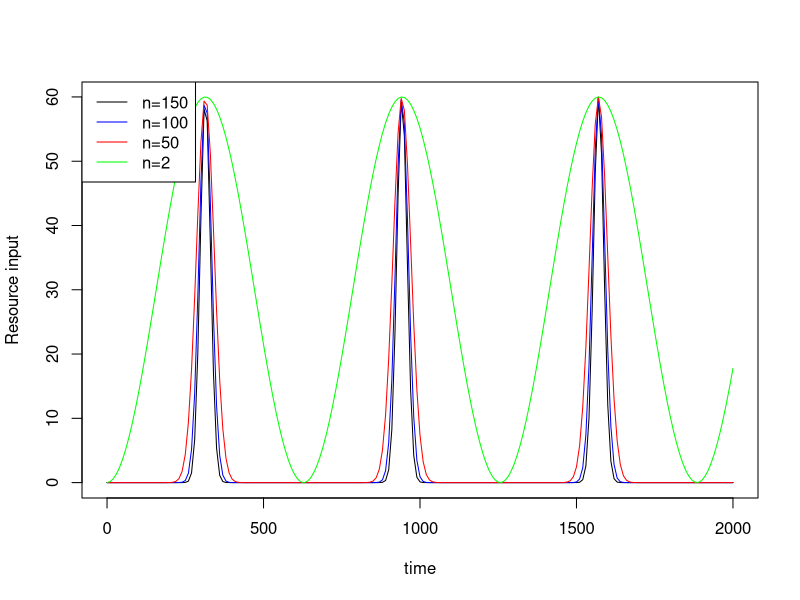
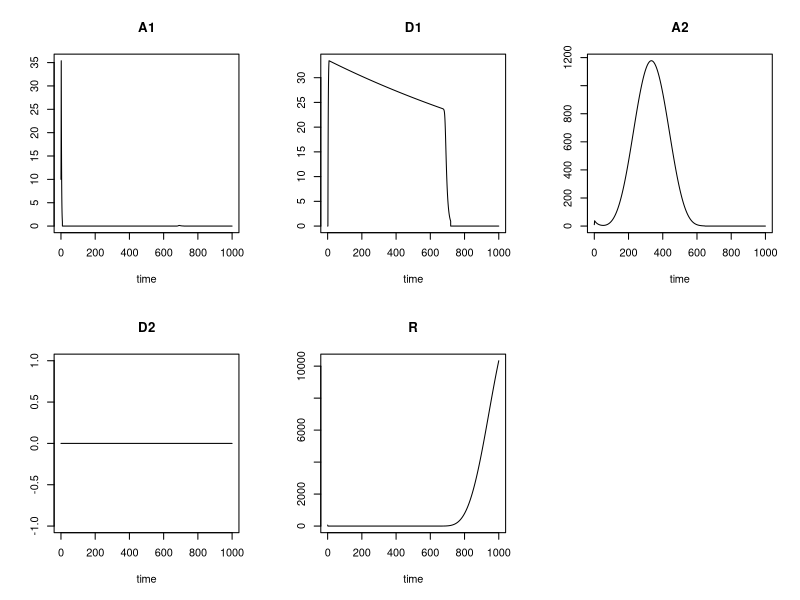
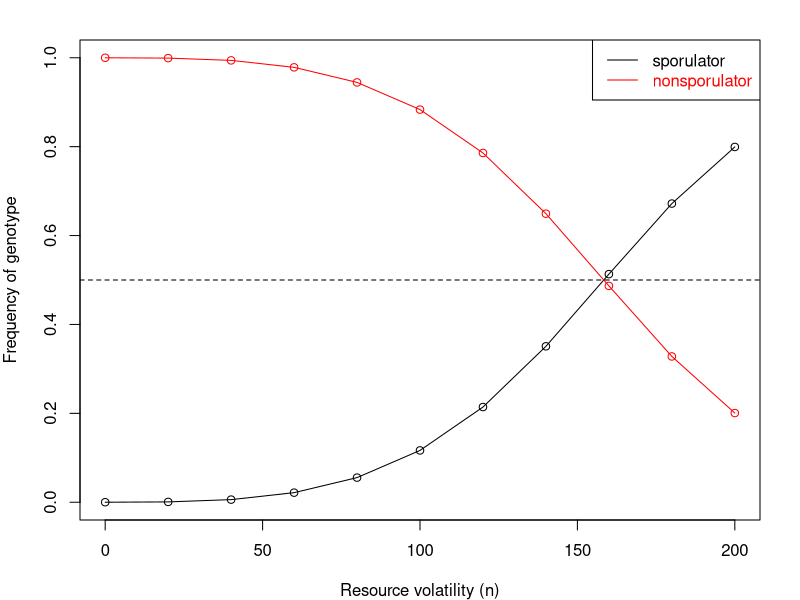
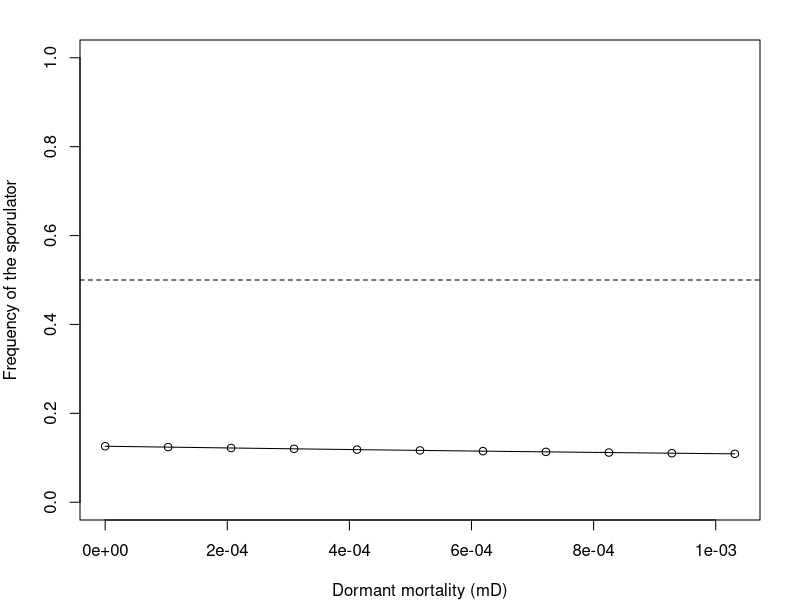

Generate these figures, in order, with R: (Note: this script raises an error after producing the figures.)
#Section 1: Basic pre-requisites, description of parameters, and parameter values ####

#Clear environment
rm(list=ls())
#Necessary libraries
library(deSolve)

#Explanation of parameters and values used

# extinction threshold
extinct = 1

#Efficiency of converting resources to bacteria
e_default = 1

#Maximum consumption rate of resources by bacteria
cmax_default = 1

#Half-saturation constant of resource uptake by bacteria
h_default = 5

#Maximum rate at which active bacteria of strain i transition to dormancy.
#Strain w does not exhibit dormancy under these parameters.
rad1_default = 0.5
rad2_default = 0

#Maximum rate at which dormant bacteria of strain i resuscitate
rda1_default = 0.1
rda2_default = 0

#Steepness of transition rate's dependence on resources
w_default = 5

#Half-saturation constant for transition from active to dormant 
#or vice versa for genotype i
K1_default = 5
K2_default = 5 

#Example plot showing the effect of this m parameter
#Example vector of resources
R1 = seq(from=0,to=10,by=0.1)

#plot(R1,1-rad1_default*R1^2/(R1^2+K1_default^2),type="l",ylim=c(.5,1),xlab="Resources",ylab="Rate of Transition from Active to Dormant")
#points(R1,1-rad1_default*R1^4/(R1^4+K1_default^4),type="l",col="blue")
#points(R1,1-rad1_default*R1^8/(R1^8+K1_default^8),type="l",col="red")
#points(R1,1-rad1_default*R1^16/(R1^16+K1_default^16),type="l",col="green")
#legend(7,.9,lty=1,col=c("black","blue","red","green"),legend=c("w=2","w=4","w=6","w=8","w=16"))

#plot(R1,rad1_default*R1^2/(R1^2+K1_default^2),type="l",ylim=c(0,.5),xlab="Resources",ylab="Rate of Transition from Dormant to Active")
#points(R1,rad1_default*R1^4/(R1^4+K1_default^4),type="l",col="blue")
#points(R1,rad1_default*R1^8/(R1^8+K1_default^8),type="l",col="red")
#points(R1,rad1_default*R1^16/(R1^16+K1_default^16),type="l",col="green")
#legend(7,.25,lty=1,col=c("black","blue","red","green"),legend=c("w=2","w=4","w=6","w=8","w=16"))

#Background mortality rate of active bacteria or dormant bacteria
mA_default = 0.05
mD_default = 5.1565e-4

#Maximum rate of inflow of resources
Rmax_default = 60


#This parameter determines the sharpness of resources influx peaks. This parameter
#should be even so that sin(t/200)^n is always non-negative and thus resource influx
#is never negative.
n_default = 100

#Plot to show the effect of the parameter n
#Example time series
times_ex = seq(from=0,to=2000,by=10)

par(mfrow=c(1,1))
plot(times_ex,Rmax_default*sin(times_ex/200)^150,type="l",col="black", ylab = "Resource input", xlab="time")
points(times_ex,Rmax_default*sin(times_ex/200)^100,type="l",col="blue")
points(times_ex,Rmax_default*sin(times_ex/200)^50,type="l",col="red")
points(times_ex,Rmax_default*sin(times_ex/200)^2,type="l",col="green")
legend("topleft",lty=1,col=c("black","blue","red","green"),legend=c("n=150","n=100","n=50","n=2"))

#Define a vector of time values over which to simulate
# times=seq(from=0,to=60000,by=10)
times=seq(from=0,to=1000,by=0.1)

#Section 2: System of differential equations ####

#Define dormancy and competition model. The differential equation is a function
#of time, a vector of state variables (y), and parameters
Dorm = function(t,y,params){
  #Tell R what the 5 state variables are.
  A1 = y[1]; D1 = y[2]; A2 = y[3]; D2 = y[4]; R = y[5]
  with(
    as.list(params),
    {

      #Define the equation governing the rate of change of each state variable
      # dA1 = e*cmax*A1*R/(R+h)-rad1*(1-R^w/(R^w+K1^w))*A1+rda1*R^w/(R^w+K1^w)*D1-mA*A1
      # dD1 = rad1*(1-R^w/(R^w+K1^w))*A1-rda1*R^w/(R^w+K1^w)*D1-mD*D1
      # dA2 = e*cmax*A2*R/(R+h)-rad2*(1-R^w/(R^w+K2^w))*A2+rda2*R^w/(R^w+K2^w)*D2-mA*A2
      # dD2 = rad2*(1-R^w/(R^w+K2^w))*A2-rda2*R^w/(R^w+K2^w)*D2-mD*D2
      dA1 = e*cmax*A1*R/(R+h)-rad1*(1-R^w/(R^w+K1^w))*A1+rda1*R^w/(R^w+K1^w)*D1-mA*A1
      dD1 = rad1*(1-R^w/(R^w+K1^w))*A1-rda1*R^w/(R^w+K1^w)*D1-mD*D1
      dA2 = e*cmax*A2*R/(R+h)-rad2*(1-R^w/(R^w+K2^w))*A2+rda2*R^w/(R^w+K2^w)*D2-mA*A2
      dD2 = rad2*(1-R^w/(R^w+K2^w))*A2-rda2*R^w/(R^w+K2^w)*D2-mD*D2
      #Resource influx oscillates through time. A peak in resource influx occurs 
      #every few hundred time units
      dR = Rmax*sin(t/200)^n-cmax*A1*R/(R+h)-cmax*A2*R/(R+h)
      res = c(dA1,dD1,dA2,dD2,dR)
      list(res)
    }
  )
}
# 
# rootfunc <- function(t, y, params){
#   return(y[3] - 1)
# }
# 
# eventfunc <- function(t, y, params){
#   y[3] = 0
#   return(y)
# }

eventfunc <- function(t, y, parms){
  # with(as.list(y), {
    if(y[1] < 1) y[1] <- 0
    if(y[2] < 1) y[2] <- 0
    if(y[3] < 1) y[3] <- 0
    if(y[4] < 1) y[4] <- 0
    return(y)
  # })
}


#Section 3: Calculation of parameter effect ####
#Vector of parameter values
parameter_values<-c(e_default,cmax_default,h_default,rad1_default,rad2_default,rda1_default,rda2_default,w_default,K1_default,K2_default,mA_default,mD_default,Rmax_default,n_default)

Dorm_output1=lsoda(c(A1=10,D1=0,A2=10,D2=0,R=Rmax_default),times,Dorm,
                   parm = c(e=e_default,cmax=cmax_default,h=h_default,
                             rad1=rad1_default,rad2=rad2_default,rda1=rda1_default,rda2=rda2_default,
                             w=w_default,K1=K1_default,K2=K2_default,mA=mA_default,mD=mD_default,
                             Rmax=Rmax_default,n=4),
                   # rootfun = rootfunc, 
                   events = list(func = eventfunc, root = F, time = times))
plot(Dorm_output1)

tail(Dorm_output1)
#The only input, N, is the number of which parameter you want to explore. The indexes (NOT PARAMETER VALUES) correspond to each parameter are below.
#Indexes: e = 1, cmax = 2, h = 3, rad1 = 4, rad2 = 5, rda1 = 6, rda2 = 7, w = 8, K1 = 9, K2 = 10, mA = 11, mD = 12, Rmax = 13, n = 14
################################
parameter_exploration<-function(N){
#Generate the range of parameter values used
parameter_range<-seq(0,parameter_values[N]*2,parameter_values[N]/5)
frequency_output<-array(NA,dim=length(parameter_range))
for(i in 1:length(parameter_range)){
  print(paste("Run",i,"of",length(parameter_range)))
Dorm_output1=lsoda(c(A1=1,D1=0,A2=1,D2=0,R=Rmax_default),times,Dorm,
                c(e=ifelse(N==1,parameter_range[i],e_default),cmax=ifelse(N==2,parameter_range[i],cmax_default),h=ifelse(N==3,parameter_range[i],h_default),rad1=ifelse(N==4,parameter_range[i],rad1_default),rad2=ifelse(N==5,parameter_range[i],rad2_default),rda1=ifelse(N==6,parameter_range[i],rda1_default),rda2=ifelse(N==7,parameter_range[i],rda2_default),w=ifelse(N==8,parameter_range[i],w_default),K1=ifelse(N==9,parameter_range[i],K1_default),K2=ifelse(N==10,parameter_range[i],K2_default),mA=ifelse(N==11,parameter_range[i],mA_default),mD=ifelse(N==12,parameter_range[i],mD_default),Rmax=ifelse(N==13,parameter_range[i],Rmax_default),n=ifelse(N==14,parameter_range[i],n_default)))
frequency_output[i]=mean(Dorm_output1[round(.7*length(times),digits=0):length(times),2])/(mean(Dorm_output1[round(.7*length(times),digits=0):length(times),2])+mean(Dorm_output1[round(.7*length(times),digits=0):length(times),4]))
}
return(cbind(parameter_range,frequency_output))
}

#Section 4: Input required for final output ####

#The only input, N, is the number of which parameter you want to explore. The indexes (NOT PARAMETER VALUES) correspond to each parameter are below.
#Indexes: e = 1, cmax = 2, h = 3, rad1 = 4, 
#         rad2 = 5, rda1 = 6, rda2 = 7, w = 8, 
#         K1 = 9, K2 = 10, mA = 11, mD = 12, Rmax = 13, n = 14

#This input is passed to the parameter_exploration function which returns a table with two columns.
#The first column is the range of parameter values used. The second column holds the corresponding
#frequency of the sporulator clone in the active population that results from those parameter values.

#Example of exploring the effect of mD, which is parameter 12.
mD_output<-parameter_exploration(14)
par(mfrow=c(1,1),mar=c(4,4,2,2))
plot(mD_output[,1],mD_output[,2],xlab="Resource volatility (n)",ylab="Frequency of genotype",type='l',ylim = c(0,1))
points(mD_output[,1],mD_output[,2])
points(mD_output[,1],1-mD_output[,2], col="red", type='l')
points(mD_output[,1],1-mD_output[,2], col="red")
abline(h=0.5, lty=2)
legend("topright",lty=1,col=c("black","red"),legend=c("sporulator", "nonsporulator"), text.col=c("black","red"))



mD_output<-parameter_exploration(12)
par(mfrow=c(1,1),mar=c(4,4,2,2))
plot(mD_output[,1],mD_output[,2],ylim = c(0,1),
     xlab="Dormant mortality (mD)",ylab="Frequency of the sporulator",type='l')
points(mD_output[,1],mD_output[,2])
abline(h=0.5, lty=2)

####################################
# explore all paramaeters
param.names <- c("e","cmax","h","rad1","rad2","rda1","rda2","w","K1","K2","mA","mD","Rmax","n")
for(i in 12:length(param.names)){
  mD_output<-parameter_exploration(i)
  par(mfrow=c(1,1),mar=c(4,4,2,2))
  pdf(file = paste0("../figures/param_explorer/",param.names[i],".pdf"))
  plot(mD_output[,1],mD_output[,2],ylim = c(0,1),
       xlab=param.names[i],ylab="Frequency of the sporulator",type='l')
  points(mD_output[,1],mD_output[,2])
  points(mD_output[which(mD_output[,1]==parameter_values[i]),1],mD_output[which(mD_output[,1]==parameter_values[i]),2], pch=19)
  abline(h=0.5, lty=2)
  dev.off()
}

######
####################################
# dynamics with default values
Dorm_output1=euler(c(A1=10,D1=0,A2=10,D2=0,R=Rmax_default),times,Dorm,
                   parms = c(e=e_default,cmax=cmax_default,h=h_default,
                             rad1=rad1_default,rad2=rad2_default,rda1=rda1_default,rda2=rda2_default,
                             w=w_default,K1=K1_default,K2=K2_default,mA=mA_default,mD=mD_default,
                             Rmax=Rmax_default,n=6))
plot(Dorm_output1)
# par(mfrow=c(1,1))
# hist(Dorm_output1[,'A1'])
A1A2.sum <- apply(Dorm_output1[,c('A1','A2')], 1, sum)
freq.A1 <- Dorm_output1[,'A1']/A1A2.sum 
par(mfrow=c(2,3))
for(i in 2:6){
  plot(Dorm_output1[,1], Dorm_output1[,i], type="l", main=colnames(Dorm_output1)[i], xlab = "time", ylab=colnames(Dorm_output1)[i])
}
plot(Dorm_output1[,1],freq.A1 , type="l", main='A1/A1+A2', xlab = "time", ylab='A1/A1+A2', ylim=c(0,1))

#plot the last tx time steps
tx <- c(floor(nrow( Dorm_output1)*0.95):nrow( Dorm_output1))
par(mfrow=c(2,3))
for(i in c(2,3,4,6)){
  plot(Dorm_output1[tx,1], Dorm_output1[tx,i], type="l", main=colnames(Dorm_output1)[i], xlab = "time", ylab=colnames(Dorm_output1)[i])
}
plot(Dorm_output1[tx,1], freq.A1[tx] , type="l", main='A1/(A1+A2)', xlab = "time", ylab='A1/(A1+A2)', ylim=c(0,1))
plot(Dorm_output1[tx,1], Dorm_output1[tx,4] , type="l", main='A1 (black) Vs. A2(red)', xlab = "time", ylab='A1 or A2', col="red")
points(Dorm_output1[tx,1], Dorm_output1[tx,2] , type="l")
     
# zoom in on last steps and compare cells and spores
par(mfrow=c(1,1))
plot(Dorm_output1[tx,1], Dorm_output1[tx,3] , type="l", main='A1 (black); A2 (red); D1 (blue)', xlab = "time", ylab='cell num. (log)', col="blue", log='y', ylim=c(1e-20,1e4))
points(Dorm_output1[tx,1], Dorm_output1[tx,2] , type="l")
points(Dorm_output1[tx,1], Dorm_output1[tx,4] , type="l", col="red")


#####################
# ploting the dunctional forms used
w <- w_default
k <- K1_default
R <- R1
t <- seq(from=0,to=6000,by=10)

# plotting the dormancy and resucitation dependence on resources
par(mfrow=c(1,2))
plot(R, 1-R^w/(R^w+k^w), main = "Dormancy dependence on Resources(R)")
plot(R,R^w/(R^w+k^w), main = "Resucitation dependence on Resources(R)")

# ploting resource input in different n values
par(mfrow=c(2,3))
plot(t,cos(t/200)^3, main = "n=2",type='l')
plot(t,sin(t/200)^4, main = "n=4",type='l')
plot(t,sin(t/200)^6, main = "n=6",type='l')
plot(t,sin(t/200)^8, main = "n=8",type='l')
plot(t,sin(t/200)^10, main = "n=10",type='l')
plot(t,sin(t/200)^20, main = "n=20",type='l')
